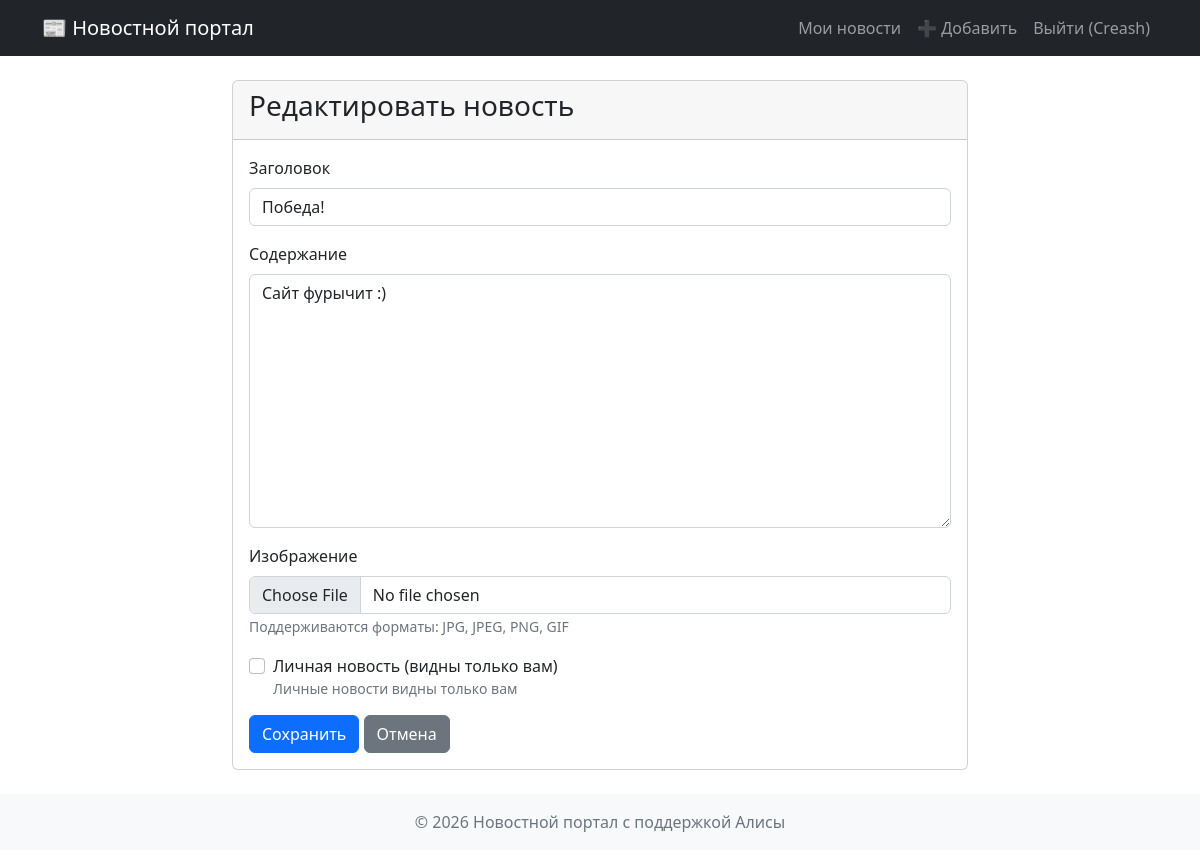
Screenshot of /news/1/edit (signed in) with the database file from the repository.
### newproj/models/user.py (models this page shows, shortened)
class User(BaseModel, UserMixin):
    __tablename__ = 'users'
    name = db.Column(db.String(100), nullable=False)
    email = db.Column(db.String(100), unique=True, nullable=False)
    hashed_password = db.Column(db.String(200), nullable=False)
    about = db.Column(db.Text, nullable=True)
    news = db.relationship('News', back_populates='author', lazy='dynamic')

### newproj/models/news.py (models this page shows, shortened)
class News(BaseModel):
    __tablename__ = 'news'
    title = db.Column(db.String(200), nullable=False)
    content = db.Column(db.Text, nullable=False)
    is_private = db.Column(db.Boolean, default=False)
    is_published = db.Column(db.Boolean, default=True)
    views_count = db.Column(db.Integer, default=0)
    image = db.Column(db.String(200), nullable=True)  # путь к изображению
    author_id = db.Column(db.Integer, db.ForeignKey('users.id'), nullable=False)
    author = db.relationship('User', back_populates='news')

### newproj/blueprints/news.py (the view, shortened to what this page needs)
@news_bp.route('/<int:news_id>/edit', methods=['GET', 'POST'])
@login_required
def edit(news_id):
    news = NewsService.get_by_id(db.session, news_id)
    if not news or news.author_id != current_user.id:
        abort(404)
    form = NewsForm(obj=news)
    return render_template('add_news.html', form=form, title='Редактировать новость')

### newproj/forms/news_new.py
class NewsForm(FlaskForm):
    title = StringField('Заголовок', validators=[DataRequired(), Length(max=200)])
    content = TextAreaField('Содержание', validators=[DataRequired()])
    is_private = BooleanField('Личная новость (видны только вам)')
    photo = FileField('Изображение', validators=[
        FileAllowed(['jpg', 'jpeg', 'png', 'gif'], 'Разрешены только картинки!')
    ])
    submit = SubmitField('Сохранить')

### newproj/extensions.py (called while the page is built)
@login_manager.user_loader
def load_user(user_id):
    from models.user import User
    return db.session.get(User, int(user_id))

### newproj/services/news_service.py (called while the page is built)
    @staticmethod
    def get_by_id(session, news_id):
        return session.query(News).filter(News.id == news_id).first()

### newproj/templates/add_news.html (shortened to what this page needs)
{% extends "base.html" %}
{% block content %}
<div class="row justify-content-center">
    <div class="col-md-8">
        <div class="card">
            <div class="card-header"><h3>{{ title }}</h3></div>
            <div class="card-body">
                <form method="POST" enctype="multipart/form-data">
                    <div class="mb-3">
                        {{ form.title.label(class="form-label") }}
                        {{ form.title(class="form-control") }}
                    </div>
                    <div class="mb-3">
                        {{ form.content.label(class="form-label") }}
                        {{ form.content(class="form-control", rows=10) }}
                    </div>
                    <div class="mb-3">
                        {{ form.photo.label(class="form-label") }}
                        {{ form.photo(class="form-control") }}
                        <small class="text-muted">Поддерживаются форматы: JPG, JPEG, PNG, GIF</small>
                    </div>
                    <div class="mb-3 form-check">
                        {{ form.is_private(class="form-check-input") }}
                        {{ form.is_private.label(class="form-check-label") }}
                        <small class="text-muted d-block">Личные новости видны только вам</small>
                    </div>
                    {{ form.submit(class="btn btn-primary") }}
                    <a href="{{ url_for('main.index') }}" class="btn btn-secondary">Отмена</a>
                </form>
            </div>
        </div>
    </div>
</div>
{% endblock %}

### newproj/templates/base.html (shortened to what this page needs)
<!DOCTYPE html>
<html lang="ru">
<head>
    <link href="https://cdn.jsdelivr.net/npm/bootstrap@5.2.3/dist/css/bootstrap.min.css" rel="stylesheet">
    <link rel="stylesheet" href="{{ url_for('static', filename='css/style.css') }}">
</head>
<body>
    <nav class="navbar navbar-expand-lg navbar-dark bg-dark">
        <div class="container">
            <a class="navbar-brand" href="{{ url_for('main.index') }}">📰 Новостной портал</a>
            <div class="collapse navbar-collapse" id="navbarNav">
                <ul class="navbar-nav ms-auto">
                    {% if current_user.is_authenticated %}
                        <li class="nav-item">
                            <a class="nav-link" href="{{ url_for('news.my_news') }}">Мои новости</a>
                        </li>
                        <li class="nav-item">
                            <a class="nav-link" href="{{ url_for('news.add') }}">➕ Добавить</a>
                        </li>
                        <li class="nav-item">
                            <a class="nav-link" href="{{ url_for('auth.logout') }}">Выйти ({{ current_user.name }})</a>
                        </li>
                    {% endif %}
                </ul>
            </div>
        </div>
    </nav>
    <main class="container my-4">
        {% block content %}{% endblock %}
    </main>
    <footer class="bg-light text-center py-3 mt-4">
        <div class="container">
            <span class="text-muted">© 2026 Новостной портал с поддержкой Алисы</span>
        </div>
    </footer>
</body>
</html>

### rows the page displays
User: name "Creash"
News: title "Победа!", content "Сайт фурычит :)"

### other values shown
{{ title }} "Редактировать новость"
